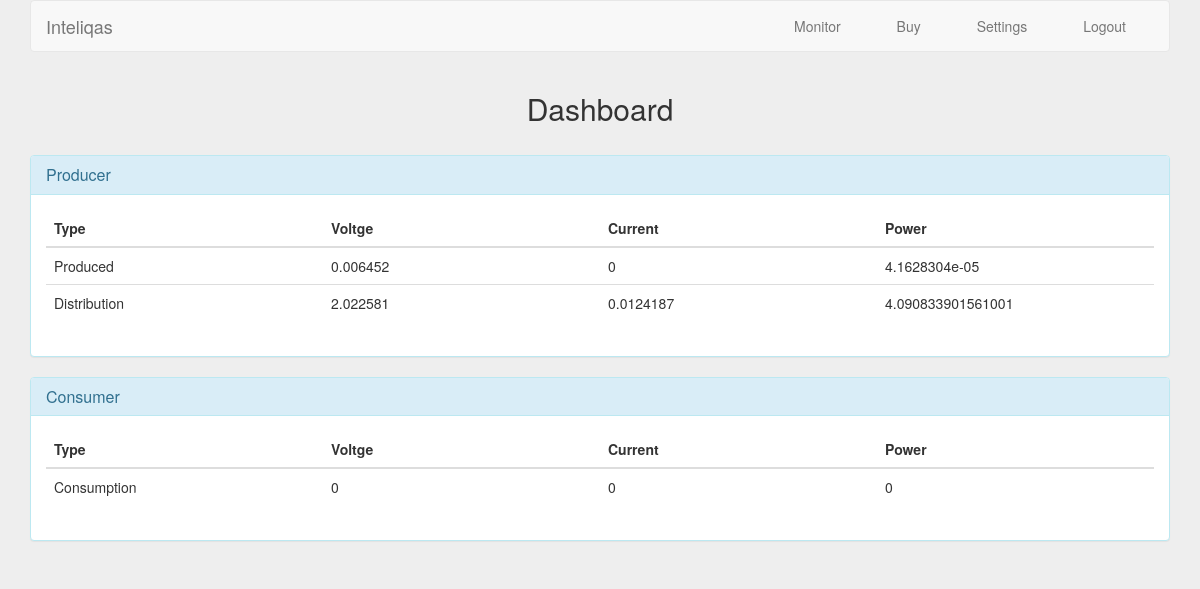
/ (signed in), run on the app's committed database.
### tables this page shows
CREATE TABLE 'producer_table' ('producer_id' INTEGER PRIMARY KEY AUTOINCREMENT NOT NULL,'esp_id' TEXT NOT NULL, 'mobile_id' INTEGER, 'voltage_consumption' NUMERIC, 'current_consumption' NUMERIC, 'voltage_distribution' NUMERIC, 'current_distribution' NUMERIC,'switch' BOOLEAN, 'timestamp' DATETIME NOT NULL DEFAULT CURRENT_TIMESTAMP, 'username' TEXT);

### application.py (the view)
@app.route("/")
@login_required
def index():
    id = session["user_id"]
    with sqlite3.connect('inteliqas.db') as conn:
	    c = conn.cursor()
	    c.execute("""SELECT *
	    			FROM producer_table
	    			ORDER BY timestamp
	    			DESC LIMIT 1""")
	    rows_producer = c.fetchall()
	    row_producer = rows_producer[0]
	    voltage_consumption = row_producer[3]
	    current_consumption = row_producer[4]
	    voltage_distribution = row_producer[5]
	    current_distribution = row_producer[6]
	    c.execute("""SELECT *
	    			FROM consumer_table
	    			ORDER BY timestamp
	    			DESC LIMIT 1""")
	    rows_consumer = c.fetchall()
	    row_consumer = rows_consumer[0]
	    voltage_consumption_c = row_consumer[7]
	    current_consumption_c = row_consumer[8]
	    power_distribution = voltage_distribution*voltage_distribution
	    power_consumption = voltage_consumption*voltage_consumption
	    power_consumption_c = voltage_consumption_c*current_consumption_c
	    return render_template('index.html',
    	    voltage_distribution=voltage_distribution,
    	    current_distribution=current_distribution,
    		voltage_consumption=voltage_consumption,
    		current_consumption=current_consumption,
    		voltage_consumption_c=voltage_consumption_c,
    		current_consumption_c=current_consumption_c,
    		power_distribution=power_distribution,
    		power_consumption=power_consumption,
    		power_consumption_c=power_consumption_c)

### helpers.py (called while the page is built)
def login_required(f):
    @wraps(f)
    def decorated_function(*args, **kwargs):
        if session.get("user_id") is None:
            return redirect(url_for("login", next=request.url))
        return f(*args, **kwargs)
    return decorated_function

### templates/index.html (shortened to what this page needs)
{% extends "layout.html" %}
{% block main %}
    <h2 class="page-header text-center">Dashboard</h2>
  <div class="panel panel-info">
    <div class="panel-heading">
      <h3 class="panel-title">Producer</h3>
    </div>
    <div class="panel-body">
      <table class="table">
        <thead>
          <tr>
            <th>Type</th>
            <th>Voltge</th>
            <th>Current</th>
            <th>Power</th>
          </tr>
        </thead>
        <tbody>
          <tr>
            <td>Produced</td>
            <td>{{voltage_distribution}}</td>
            <td>{{current_distribution}}</td>
            <td>{{power_distribution}}</td>
          </tr>
          <tr>
            <td>Distribution</td>
            <td>{{voltage_consumption}}</td>
            <td>{{current_consumption}}</td>
            <td>{{power_consumption}}</td>
          </tr>
        </tbody>
      </table>
    </div>
  </div>
  <div class="panel panel-info">
    <div class="panel-heading">
      <h3 class="panel-title">Consumer</h3>
    </div>
    <div class="panel-body">
      <table class="table">
        <thead>
          <tr>
            <th>Type</th>
            <th>Voltge</th>
            <th>Current</th>
            <th>Power</th>
          </tr>
        </thead>
        <tbody>
          <tr>
            <td>Consumption</td>
            <td>{{voltage_consumption_c}}</td>
            <td>{{current_consumption_c}}</td>
            <td>{{power_consumption_c}}</td>
          </tr>
        </tbody>
      </table>
    </div>
  </div>
{% endblock %}

### templates/layout.html (shortened to what this page needs)
<!DOCTYPE html>
<html lang="en">
    <head>
        <link href="https://maxcdn.bootstrapcdn.com/bootstrap/3.3.7/css/bootstrap.min.css" rel="stylesheet"/>
        <link href="{{ url_for('static', filename='styles.css') }}" rel="stylesheet"/>
    </head>
    <body>
        <div class="container">
              <nav class="navbar navbar-default">
                <div class="container-fluid">
                  <div class="navbar-header">
                    <a class="navbar-brand" href="/">Inteliqas</a>
                  </div>
              {% if session.user_id %}
                  <div class="collapse navbar-collapse" id="bs-example-navbar-collapse-1">
                      <form class="navbar-form navbar-right" role="search" action="{{ url_for('logout') }}" method="get">
                        <button type="submit" class="btn btn-link">Logout</button>
                      </form>
                      <form class="navbar-form navbar-right" role="search" action="{{ url_for('settings') }}" method="get">
                        <button type="submit" class="btn btn-link">Settings</button>
                      </form>
                      <form class="navbar-form navbar-right" role="search" action="{{ url_for('buy') }}" method="get">
                        <button type="submit" class="btn btn-link">Buy</button>
                      </form>
                      <form class="navbar-form navbar-right" role="search" action="{{ url_for('monitor') }}" method="get">
                        <button type="submit" class="btn btn-link">Monitor</button>
                      </form>
                  </div>
                </div>
                {% endif %}
              </nav>
            <main>
                {% block main %}{% endblock %}
            </main>
        </div>
    </body>
</html>

### static/styles.css (style rules this page uses)
body { background: #eee !important; }
table { table-layout: fixed; word-wrap: break-word; }

### data on the page
producer_table: voltage_distribution "0.006452", voltage_consumption "2.022581", current_consumption "0.0124187"

### other printed values
{{ current_distribution }} "0"
{{ power_distribution }} "4.1628304e-05"
{{ power_consumption }} "4.090833901561001"
{{ voltage_consumption_c }} "0"
{{ current_consumption_c }} "0"
{{ power_consumption_c }} "0"
